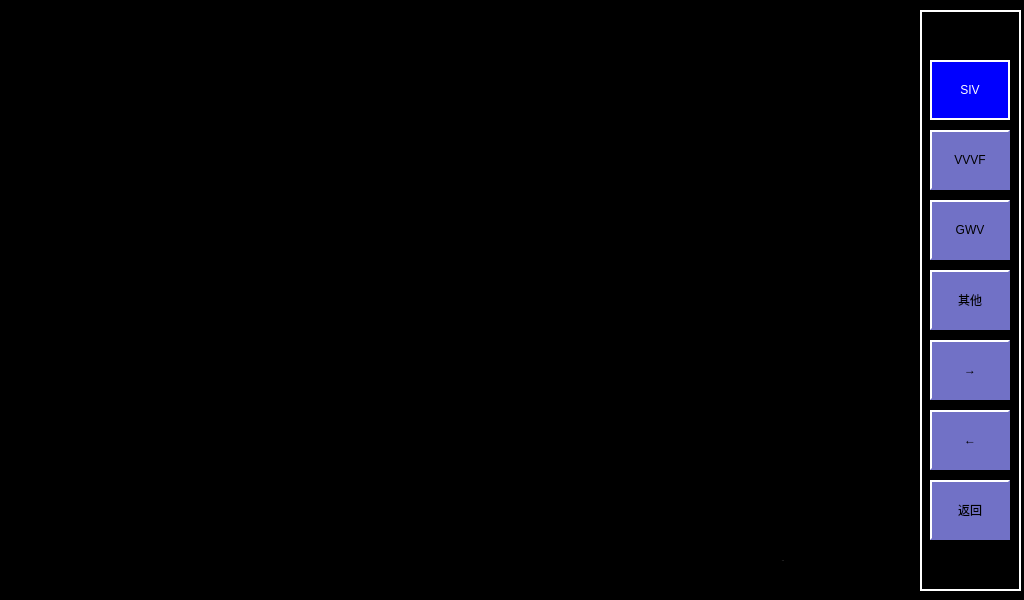
<?xml version="1.0" encoding="UTF-8"?>
<ui version="4.0">
 <class>SivParameters</class>
 <widget class="QWidget" name="SivParameters">
  <property name="geometry">
   <rect>
    <x>0</x>
    <y>0</y>
    <width>1024</width>
    <height>600</height>
   </rect>
  </property>
  <property name="windowTitle">
   <string>Form</string>
  </property>
  <property name="styleSheet">
   <string notr="true">QLabel
{
	color: white;
	border: 2px groove, gray;
    border-color: gray;
	font: 18px, &quot;微软雅黑&quot;;
}

QWidget
{
	background-color: black;
}

QPushButton
{
	font: 18px, &quot;微软雅黑&quot;;
    color: black;
	background-color: rgb(113, 113, 198);
	border:2px solid white; 
    border-right-color: rgb(113, 113, 198); 
    border-bottom-color: rgb(113, 113, 198);
}

QPushButton:disabled
{
	font: 18px, &quot;微软雅黑&quot;;
    color: white;
	background-color: rgb(113, 113, 198);
	border:2px solid white; 
    border-right-color: rgb(113, 113, 198); 
    border-bottom-color: rgb(113, 113, 198);
}</string>
  </property>
  <widget class="QPushButton" name="btnDcu">
   <property name="geometry">
    <rect>
     <x>930</x>
     <y>130</y>
     <width>80</width>
     <height>60</height>
    </rect>
   </property>
   <property name="text">
    <string>VVVF</string>
   </property>
  </widget>
  <widget class="QPushButton" name="btnBcu">
   <property name="geometry">
    <rect>
     <x>930</x>
     <y>200</y>
     <width>80</width>
     <height>60</height>
    </rect>
   </property>
   <property name="text">
    <string>GWV</string>
   </property>
  </widget>
  <widget class="QPushButton" name="btnBack">
   <property name="geometry">
    <rect>
     <x>930</x>
     <y>480</y>
     <width>80</width>
     <height>60</height>
    </rect>
   </property>
   <property name="styleSheet">
    <string notr="true">QPushButton
{
	font: 18px, &quot;微软雅黑&quot;;
    color: black;
	background-color: rgb(113, 113, 198);
	border:2px solid white; 
    border-right-color: rgb(113, 113, 198); 
    border-bottom-color: rgb(113, 113, 198);
}

QPushButton:disabled
{
	font: 18px, &quot;微软雅黑&quot;;
    color: white;
	background-color: rgb(113, 113, 198);
	border:2px solid white; 
    border-right-color: rgb(113, 113, 198); 
    border-bottom-color: rgb(113, 113, 198);
}

QPushButton:pressed
{
	font: 18px, &quot;微软雅黑&quot;;
    color: white;
	background-color: rgb(0, 0, 255); 
	border:2px solid white; 
	border-left-color: qlineargradient(x1: 0, y1: 0, x2: 1, y2: 0, 
                        stop: 0 gray, stop: 1 black); 			border-top-color: qlineargradient(x1: 0, y1: 0, x2: 0, 										y2: 1, stop: 0 gray, stop: 1 black);
  border-right-color: white; border-bottom-color: white;
}</string>
   </property>
   <property name="text">
    <string>返回</string>
   </property>
  </widget>
  <widget class="QPushButton" name="btnOthers">
   <property name="geometry">
    <rect>
     <x>930</x>
     <y>270</y>
     <width>80</width>
     <height>60</height>
    </rect>
   </property>
   <property name="text">
    <string>其他</string>
   </property>
  </widget>
  <widget class="QLabel" name="label_2">
   <property name="geometry">
    <rect>
     <x>920</x>
     <y>10</y>
     <width>101</width>
     <height>581</height>
    </rect>
   </property>
   <property name="font">
    <font>
     <family>,微软雅黑</family>
     <pointsize>-1</pointsize>
     <weight>50</weight>
     <italic>false</italic>
     <bold>false</bold>
    </font>
   </property>
   <property name="layoutDirection">
    <enum>Qt::LeftToRight</enum>
   </property>
   <property name="styleSheet">
    <string notr="true">border: 2px solid white;</string>
   </property>
   <property name="text">
    <string/>
   </property>
   <property name="alignment">
    <set>Qt::AlignCenter</set>
   </property>
  </widget>
  <widget class="QPushButton" name="btnUp">
   <property name="geometry">
    <rect>
     <x>930</x>
     <y>340</y>
     <width>80</width>
     <height>60</height>
    </rect>
   </property>
   <property name="styleSheet">
    <string notr="true">QPushButton
{
	font: 33px, &quot;微软雅黑&quot;;
    color: black;
	background-color: rgb(113, 113, 198);
	border:2px solid white; 
    border-right-color: rgb(113, 113, 198); 
    border-bottom-color: rgb(113, 113, 198);
}

QPushButton:disabled
{
	font: 33px, &quot;微软雅黑&quot;;
    color: white;
	background-color: rgb(113, 113, 198);
	border:2px solid white; 
    border-right-color: rgb(113, 113, 198); 
    border-bottom-color: rgb(113, 113, 198);
}

QPushButton:pressed
{
	font: 33px, &quot;微软雅黑&quot;;
    color: white;
	background-color: rgb(0, 0, 255); 
	border:2px solid white; 
	border-left-color: qlineargradient(x1: 0, y1: 0, x2: 1, y2: 0, 
                        stop: 0 gray, stop: 1 black); 			border-top-color: qlineargradient(x1: 0, y1: 0, x2: 0, 										y2: 1, stop: 0 gray, stop: 1 black);
  border-right-color: white; border-bottom-color: white;
}</string>
   </property>
   <property name="text">
    <string>→</string>
   </property>
  </widget>
  <widget class="QPushButton" name="btnDown">
   <property name="geometry">
    <rect>
     <x>930</x>
     <y>410</y>
     <width>80</width>
     <height>60</height>
    </rect>
   </property>
   <property name="styleSheet">
    <string notr="true">QPushButton
{
	font: 33px, &quot;微软雅黑&quot;;
    color: black;
	background-color: rgb(113, 113, 198);
	border:2px solid white; 
    border-right-color: rgb(113, 113, 198); 
    border-bottom-color: rgb(113, 113, 198);
}

QPushButton:disabled
{
	font: 33px, &quot;微软雅黑&quot;;
    color: white;
	background-color: rgb(113, 113, 198);
	border:2px solid white; 
    border-right-color: rgb(113, 113, 198); 
    border-bottom-color: rgb(113, 113, 198);
}

QPushButton:pressed
{
	font: 33px, &quot;微软雅黑&quot;;
    color: white;
	background-color: rgb(0, 0, 255); 
	border:2px solid white; 
	border-left-color: qlineargradient(x1: 0, y1: 0, x2: 1, y2: 0, 
                        stop: 0 gray, stop: 1 black); 			border-top-color: qlineargradient(x1: 0, y1: 0, x2: 0, 										y2: 1, stop: 0 gray, stop: 1 black);
  border-right-color: white; border-bottom-color: white;
}</string>
   </property>
   <property name="text">
    <string>←</string>
   </property>
  </widget>
  <widget class="QLabel" name="lblPage">
   <property name="geometry">
    <rect>
     <x>750</x>
     <y>540</y>
     <width>66</width>
     <height>41</height>
    </rect>
   </property>
   <property name="font">
    <font>
     <family>,微软雅黑</family>
     <pointsize>-1</pointsize>
     <weight>50</weight>
     <italic>false</italic>
     <bold>false</bold>
    </font>
   </property>
   <property name="layoutDirection">
    <enum>Qt::LeftToRight</enum>
   </property>
   <property name="styleSheet">
    <string notr="true">	border: 0px;</string>
   </property>
   <property name="text">
    <string>1 / 1</string>
   </property>
   <property name="alignment">
    <set>Qt::AlignCenter</set>
   </property>
  </widget>
  <widget class="QPushButton" name="btnSiv">
   <property name="geometry">
    <rect>
     <x>930</x>
     <y>60</y>
     <width>80</width>
     <height>60</height>
    </rect>
   </property>
   <property name="styleSheet">
    <string notr="true">QPushButton
{
	font: 18px, &quot;微软雅黑&quot;;
    color: white;
	background-color: rgb(0, 0, 255); 
	border:2px solid white; 
	border-left-color: qlineargradient(x1: 0, y1: 0, x2: 1, y2: 0, 
                        stop: 0 gray, stop: 1 black); 			border-top-color: qlineargradient(x1: 0, y1: 0, x2: 0, 										y2: 1, stop: 0 gray, stop: 1 black);
  border-right-color: white; border-bottom-color: white;
}</string>
   </property>
   <property name="text">
    <string>SIV</string>
   </property>
  </widget>
  <zorder>label_2</zorder>
  <zorder>btnDcu</zorder>
  <zorder>btnBcu</zorder>
  <zorder>btnBack</zorder>
  <zorder>btnOthers</zorder>
  <zorder>btnUp</zorder>
  <zorder>btnDown</zorder>
  <zorder>lblPage</zorder>
  <zorder>btnSiv</zorder>
 </widget>
 <resources/>
 <connections/>
</ui>
